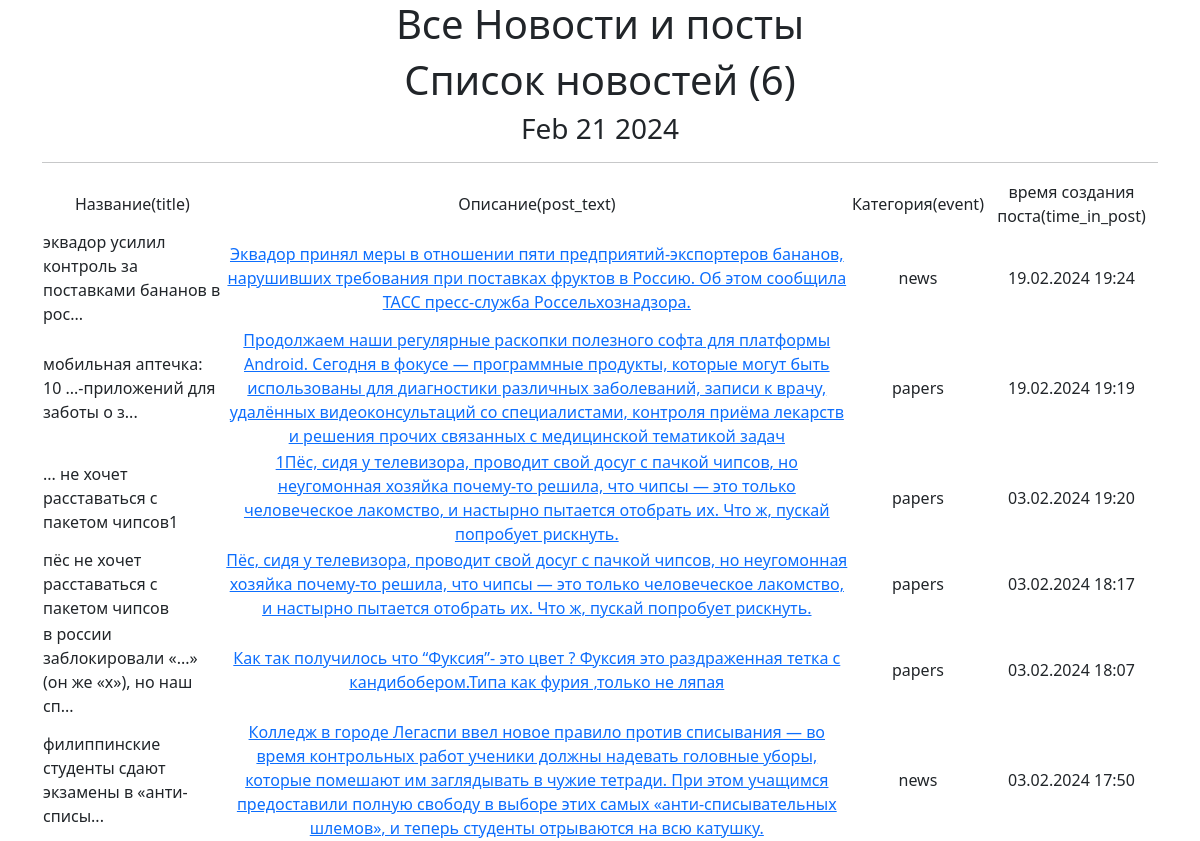
Page /Posts/ on the committed database.
### news/models.py (models this page shows, shortened)
class Post(models.Model):
    news = "NS"
    papers = "PP"
    event_choose = [(news, "Новость"), (papers, "Статья")]
    post_author = models.ForeignKey(Author, on_delete=models.CASCADE)
    categories = models.ManyToManyField(Category, through=PostCategory)
    time_in_post = models.DateTimeField(auto_now_add=True)
    event = models.CharField(choices=event_choose, max_length=2)
    title = models.CharField(max_length=199)
    post_text = models.TextField()
    post_rating = models.IntegerField(default=0)

### news/views.py (the view)
# urls.py: path('', PostsList.as_view()),
class PostsList(ListView):
    model = Post
    ordering = '-time_in_post'
    template_name = 'posts.html'
    context_object_name = 'posts'
    def get_context_data(self, **kwargs):#get_context_data, позволяет нам получить дополнительные данные, которые будут переданы в шаблон.
        context = super().get_context_data(**kwargs)
        context['news_count'] = self.get_queryset().count()###добавил показывает количество новостей
        context['time_now'] = datetime.utcnow()
        return context

### news/templatetags/custom_filters.py (called while the page is built)
@register.filter(name='censor')
def censor(value):
    for sw in stop_words:
        value = value.lower().replace(sw.lower(), '...')
    return value

@register.filter(name='preview')
def preview(value):
    if len(value) > 50:
        return value[:51] + '...'
    else:
        return value

### templates/posts.html (shortened to what this page needs)
{% extends 'flatpages/default.html' %}
{% load custom_filters %}!
{% block content %}
   <h1>Все Новости и посты</h1>
    <h1>Список новостей ({{ news_count }})</h1>
   <h3>{{ time_now|date:'M d Y' }}</h3>
   <hr>
    {% if posts %}
       <table>
           <tr>
               <td>
                   Название(title)
               </td>
               <td>
                   Описание(post_text)
               </td>
               <td>
                   Категория(event)
               </td>
               <td>
                   время создания поста(time_in_post)
               </td>
           </tr>
           {% for post in posts %}
           <tr>
              <td align="left">{{ post.title|censor|preview }}</td>
               <td><a href="{% url 'posts_detail' post.pk %}">{{ post.post_text }}</a></td>
               <td>{{ post.event }}</td>
               <td>{{ post.time_in_post|date:'d.m.Y H:i' }}</td>
           </tr>
           {% endfor %}
       </table>
   {% else %}
       <h2>новостей нет!</h2>
   {% endif %}
{% endblock content %}

### templates/flatpages/default.html (shortened to what this page needs)
<!DOCTYPE html>
<html lang="en">
        {% load static %}
        <link href="{% static 'css/styles.css' %}" rel="stylesheet" />
    </head>
    <body>
        <div class="container">
            <div class="row">
                <div class="col-lg-12 text-center">
                    {% block content %}{% endblock content %}
                </div>
            </div>
        </div>
    </body>
</html>

### rows in the picture
Post: title|censor "эквадор усилил контроль за поставками бананов в рос...", post_text "Эквадор принял меры в отношении пяти предприятий-экспортеров бананов, нарушивших требования при поставках фруктов в Россию. Об этом сообщила ТАСС пресс-служба Россельхознадзора.", event "news", time_in_post "19.02.2024 19:24"
Post: title|censor "мобильная аптечка: 10 ...-приложений для заботы о з...", post_text "Продолжаем наши регулярные раскопки полезного софта для платформы Android. Сегодня в фокусе — программные продукты, которые могут быть использованы для диагностики различных заболеваний, записи к врачу, удалённых видеоконсультаций со специалистами, контроля приёма лекарств и решения прочих связанных с медицинской тематикой задач", event "papers", time_in_post "19.02.2024 19:19"
Post: title|censor "... не хочет расставаться с пакетом чипсов1", post_text "1Пёс, сидя у телевизора, проводит свой досуг с пачкой чипсов, но неугомонная хозяйка почему-то решила, что чипсы — это только человеческое лакомство, и настырно пытается отобрать их. Что ж, пускай попробует рискнуть.", event "papers", time_in_post "03.02.2024 19:20"
Post: title|censor "пёс не хочет расставаться с пакетом чипсов", post_text "Пёс, сидя у телевизора, проводит свой досуг с пачкой чипсов, но неугомонная хозяйка почему-то решила, что чипсы — это только человеческое лакомство, и настырно пытается отобрать их. Что ж, пускай попробует рискнуть.", event "papers", time_in_post "03.02.2024 18:17"
Post: title|censor "в россии заблокировали «...» (он же «х»), но наш сп...", post_text "Как так получилось что “Фуксия”- это цвет ? Фуксия это раздраженная тетка с кандибобером.Типа как фурия ,только не ляпая", event "papers", time_in_post "03.02.2024 18:07"
Post: title|censor "филиппинские студенты сдают экзамены в «анти-списы...", post_text "Колледж в городе Легаспи ввел новое правило против списывания — во время контрольных работ ученики должны надевать головные уборы, которые помешают им заглядывать в чужие тетради. При этом учащимся предоставили полную свободу в выборе этих самых «анти-списывательных шлемов», и теперь студенты отрываются на всю катушку.", event "news", time_in_post "03.02.2024 17:50"

### other values in the picture
{{ news_count }} "6"
{{ time_now|date:'M d Y' }} "Feb 21 2024"
